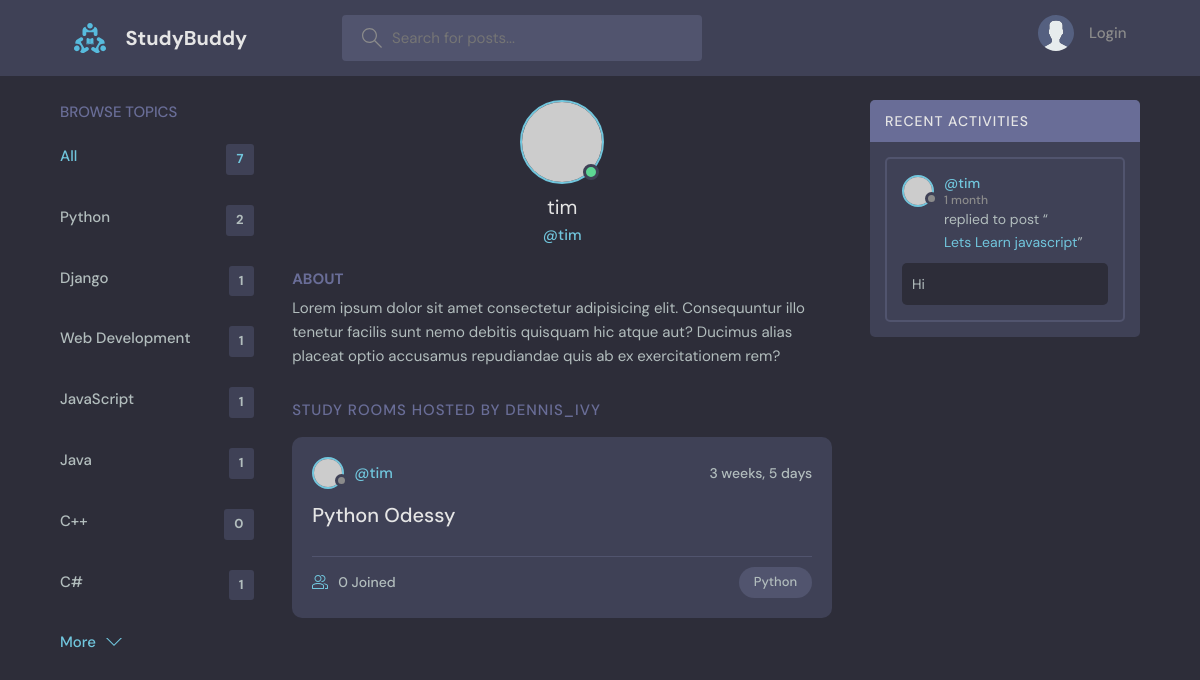
The app's page /profile/2/ with its own data.
### base/models.py (models this page shows, shortened)
class Topic(models.Model):
    name = models.CharField(max_length=200)

class Room(models.Model):
    host = models.ForeignKey(User, on_delete = models.SET_NULL,null = True)
    topic = models.ForeignKey(Topic, on_delete = models.SET_NULL,null = True)
    name = models.CharField(max_length = 200)
    description = models.TextField(null = True, blank = True)
    participants = models.ManyToManyField(User, related_name= 'participants', blank = True)
    updated = models.DateTimeField(auto_now = True)
    created = models.DateTimeField(auto_now_add= True)
    class Meta:
        ordering = ['-updated', '-created']
    def __str__(self):
        return str(self.name)

class Message(models.Model):
    user = models.ForeignKey(User, on_delete = models.CASCADE)
    room = models.ForeignKey(Room, on_delete = models.CASCADE)
    body = models.TextField()
    updated = models.DateTimeField(auto_now = True)
    created = models.DateTimeField(auto_now_add= True)
    class Meta:
        ordering = ['-updated', '-created']

### base/views.py (the view)
# urls.py: path('profile/<str:pk>/', views.userProfile, name = "user-profile"),
def userProfile(request,pk):
    user = User.objects.get(id=pk)
    rooms = user.room_set.all()
    room_messages = user.message_set.all()
    topics = Topic.objects.all()
    context = {'user': user, 'rooms':rooms , 'room_messages': room_messages, 'topics' : topics}
    return render(request, 'base/profile.html',context)

### base/templates/base/profile.html (shortened to what this page needs)
{% extends 'main.html' %}
{% block content%}
  <main class="profile-page layout layout--3">
    <div class="container">
      {% include 'base/topics_component.html' %}
      <div class="roomList">
        <div class="profile">
          <div class="profile__avatar">
            <div class="avatar avatar--large active">
              <img src="https://randomuser.me/api/portraits/men/11.jpg" />
            </div>
          </div>
          <div class="profile__info">
            <h3>{{user.username}}</h3>
            <p>@{{user.username}}</p>
          </div>
          <div class="profile__about">
            <h3>About</h3>
            <p>
              Lorem ipsum dolor sit amet consectetur adipisicing elit. Consequuntur illo tenetur
              facilis sunt nemo debitis quisquam hic atque aut? Ducimus alias placeat optio
              accusamus repudiandae quis ab ex exercitationem rem?
            </p>
          </div>
        </div>
        <div class="roomList__header">
          <div>
            <h2>Study Rooms Hosted by dennis_ivy</a>
            </h2>
          </div>
        </div>
        {% include 'base/feed_component.html' %}
      </div>
      {% include 'base/activity_component.html' %}
    </div>
  </main>
{% endblock content %}

### templates/main.html (shortened to what this page needs)
<!DOCTYPE html>
{% load static %}
<html lang="en">
  <head>
    <link rel="stylesheet" href="{% static 'styles/style.css' %}" />
  </head>
  <body>
    {% include 'navbar.html' %}
    {% block content %}
    {% endblock %}
  </body>
</html>

### templates/navbar.html (shortened to what this page needs)
{% load static %}
<header class="header header--loggedIn">
   <div class="container">
     <a href="{% url 'home'%}" class="header__logo">
       <img src="{% static 'images/logo.svg' %}" />
       <h1>StudyBuddy</h1>
     </a>
     <form class="header__search" method = "GET" action = "{% url 'home' %}">
       <label>
         <input name = "q" placeholder="Search for posts..." />
       </label>
     </form>
     <nav class="header__menu">
      {% if request.user.is_authenticated %}
       <div class="header__user">
         <a href="{% url 'update-user' %}">
           <div class="avatar avatar--medium active">
             <img src="https://randomuser.me/api/portraits/men/37.jpg" />
           </div>
           <p> {{request.user.username}} <span>@{{request.user.username}}</span></p>
         </a>
         <button class="dropdown-button">
           <svg version="1.1" xmlns="http://www.w3.org/2000/svg" width="32" height="32" viewBox="0 0 32 32">
             <title>chevron-down</title>
             <path d="M16 21l-13-13h-3l16 16 16-16h-3l-13 13z"></path>
           </svg>
         </button>
       </div>
      {% else %}
        <a href="{% url 'login' %}">
         <img src="{% static 'images/avatar.svg' %}" />
         <p>Login</p>
       </a>
      {% endif %}
     </nav>
   </div>
 </header>

### base/templates/base/topics_component.html
<div class="topics">
    <div class="topics__header">
      <h2>Browse Topics</h2>
    </div>
    <ul class="topics__list">
      <li>
        <a href="{% url 'home' %}" class="active">All <span>{{topics.count}}</span></a>
      </li>
      {% for topic in topics %}
      <li>
        <a href="{%url 'home'%}?q={{topic.name}}">{{topic.name}} <span>{{topic.room_set.all.count}}</span></a>
      </li>
      {% endfor %}
    </ul>
    <a class="btn btn--link" href="{% url 'topics' %}">
      More
      <svg version="1.1" xmlns="http://www.w3.org/2000/svg" width="32" height="32" viewBox="0 0 32 32">
        <title>chevron-down</title>
        <path d="M16 21l-13-13h-3l16 16 16-16h-3l-13 13z"></path>
      </svg>
    </a>
  </div>

### base/templates/base/feed_component.html (shortened to what this page needs)
{% for room in rooms %}
<div class="roomListRoom">
  <div class="roomListRoom__header">
    <a href="{% url 'user-profile' room.host.id %}" class="roomListRoom__author">
      <div class="avatar avatar--small">
        <img src="https://randomuser.me/api/portraits/women/11.jpg" />
      </div>
      <span>@{{room.host.username}}</span>
    </a>
    <div class="roomListRoom__actions">
      <span>{{room.created|timesince}}</span>
    </div>
  </div>
  <div class="roomListRoom__content">
    <a href="{% url 'room' room.id %}">{{room.name}}</a>
  </div>
  <div class="roomListRoom__meta">
    <a href="{% url 'room' room.id %}" class="roomListRoom__joined">
      {{room.participants.all.count}} Joined
    </a>
    <p class="roomListRoom__topic">{{room.topic.name}}</p>
  </div>
</div>
{% endfor %}

### base/templates/base/activity_component.html (shortened to what this page needs)
<div class="activities">
    <div class="activities__header">
      <h2>Recent Activities</h2>
    </div>
    {% for message in room_messages %}
    <div class="activities__box">
      <div class="activities__boxHeader roomListRoom__header">
        <a href="{% url 'user-profile' message.user.id %}" class="roomListRoom__author">
          <div class="avatar avatar--small">
            <img src="https://randomuser.me/api/portraits/women/11.jpg" />
          </div>
          <p>
            @{{message.user}}
            <span>{{message.created|timesince}}</span>
          </p>
        </a>
      </div>
      <div class="activities__boxContent">
        <p>replied to post “<a href="{% url 'room' message.room.id %}">{{message.room}}</a>”</p>
        <div class="activities__boxRoomContent">
          {{message.body}}
        </div>
      </div>
    </div>
    {% endfor %}
  </div>

### records on screen
Topic: name "Python", room_set.all.count "2"
Topic: name "Django", room_set.all.count "1"
Topic: name "Web Development", room_set.all.count "1"
Topic: name "JavaScript", room_set.all.count "1"
Topic: name "Java", room_set.all.count "1"
Topic: name "C++", room_set.all.count "0"
Topic: name "C#", room_set.all.count "1"
Room: host.username "tim", created "3 weeks, 5 days", name "Python Odessy", participants.all.count "0", topic.name "Python"
Message: user "tim", created "1 month", room "Lets Learn javascript", body "Hi"

### other values on screen
{{ topics.count }} "7"
{{ user.username }} "tim"
